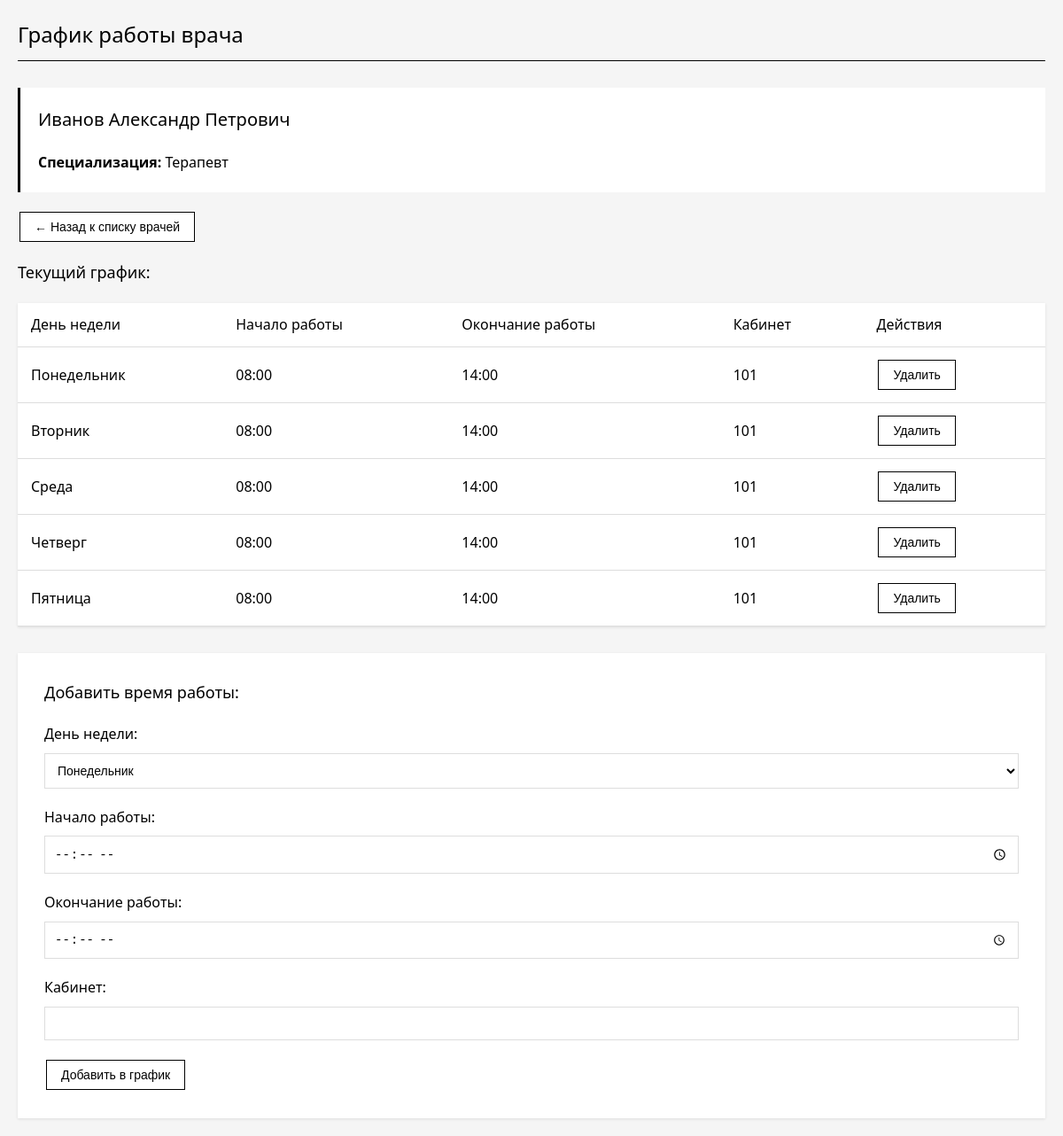
Screenshot of /schedule.php?doctor_id=13 with the database file from the repository.
### tables this page shows
CREATE TABLE doctors (
    id INTEGER PRIMARY KEY AUTOINCREMENT,
    last_name TEXT NOT NULL,
    first_name TEXT NOT NULL,
    middle_name TEXT,
    specialization TEXT NOT NULL,
    phone TEXT,
    email TEXT
);

CREATE TABLE schedules (
    id INTEGER PRIMARY KEY AUTOINCREMENT,
    doctor_id INTEGER NOT NULL,
    day_of_week INTEGER NOT NULL, -- 1-7 (понедельник-воскресенье)
    start_time TEXT NOT NULL,
    end_time TEXT NOT NULL,
    office TEXT,
    FOREIGN KEY (doctor_id) REFERENCES doctors(id) ON DELETE CASCADE
);

### public/schedule.php (the view, shortened to what this page needs)
<?php
$pdo = getPDO();
$doctor_id = $_GET['doctor_id'] ?? null;
$stmt = $pdo->prepare("SELECT * FROM doctors WHERE id = ?");
$stmt->execute([$doctor_id]);
$doctor = $stmt->fetch(PDO::FETCH_ASSOC);
$stmt = $pdo->prepare("SELECT * FROM schedules WHERE doctor_id = ? ORDER BY day_of_week, start_time");
$stmt->execute([$doctor_id]);
$schedules = $stmt->fetchAll(PDO::FETCH_ASSOC);
$days = [
    1 => 'Понедельник',
    2 => 'Вторник',
    3 => 'Среда',
    4 => 'Четверг',
    5 => 'Пятница',
    6 => 'Суббота',
    7 => 'Воскресенье'
];
?>
<!DOCTYPE html>
<html lang="ru">
<head>
    <link rel="stylesheet" href="css/style.css">
</head>
<body>
    <h1>График работы врача</h1>
    <div class="doctor-info">
        <h2><?= htmlspecialchars($doctor['last_name']) ?> <?= htmlspecialchars($doctor['first_name']) ?> <?= htmlspecialchars($doctor['middle_name']) ?></h2>
        <p><strong>Специализация:</strong> <?= htmlspecialchars($doctor['specialization']) ?></p>
    </div>
    <button onclick="location.href='index.php'" class="back-btn">← Назад к списку врачей</button>
    <h3>Текущий график:</h3>
    <?php if (empty($schedules)): ?>
        <p>График работы не установлен.</p>
    <?php else: ?>
        <table>
            <thead>
                <tr>
                    <th>День недели</th>
                    <th>Начало работы</th>
                    <th>Окончание работы</th>
                    <th>Кабинет</th>
                    <th>Действия</th>
                </tr>
            </thead>
            <tbody>
                <?php foreach ($schedules as $schedule): ?>
                <tr>
                    <td><?= $days[$schedule['day_of_week']] ?></td>
                    <td><?= htmlspecialchars($schedule['start_time']) ?></td>
                    <td><?= htmlspecialchars($schedule['end_time']) ?></td>
                    <td><?= htmlspecialchars($schedule['office']) ?></td>
                    <td>
                        <form method="POST" style="display: inline;">
                            <button type="submit" onclick="return confirm('Удалить запись графика?')">Удалить</button>
                        </form>
                    </td>
                </tr>
                <?php endforeach; ?>
            </tbody>
        </table>
    <?php endif; ?>
    <div class="add-form">
        <h3>Добавить время работы:</h3>
        <form method="POST">
            <div class="form-group">
                <label for="day_of_week">День недели:</label>
                <select name="day_of_week" id="day_of_week" required>
                    <?php foreach ($days as $key => $day): ?>
                        <option value="<?= $key ?>"><?= $day ?></option>
                    <?php endforeach; ?>
                </select>
            </div>
            <div class="form-group">
                <label for="start_time">Начало работы:</label>
                <input type="time" name="start_time" id="start_time" required>
            </div>
            <div class="form-group">
                <label for="end_time">Окончание работы:</label>
                <input type="time" name="end_time" id="end_time" required>
            </div>
            <div class="form-group">
                <label for="office">Кабинет:</label>
                <input type="text" name="office" id="office">
            </div>
            <button type="submit">Добавить в график</button>
        </form>
    </div>
</body>
</html>

### public/css/style.css (style rules this page uses)
* { margin: 0; padding: 0; box-sizing: border-box; }
body { font-family: 'Segoe UI', Tahoma, Geneva, Verdana, sans-serif; line-height: 1.6; color: #000; background-color: #f5f5f5; padding: 20px; max-width: 1200px; margin: 0 auto; }
h1, h2, h3 { margin-bottom: 20px; color: #000; font-weight: 500; }
h1 { font-size: 24px; border-bottom: 1px solid #000; padding-bottom: 10px; margin-bottom: 30px; }
h2 { font-size: 20px; }
h3 { font-size: 18px; }
button, .btn { display: inline-block; padding: 8px 16px; background-color: #fff; color: #000; border: 1px solid #000; text-decoration: none; font-size: 14px; cursor: pointer; transition: all 0.3s ease; margin: 2px; }
button.back-btn { margin-bottom: 20px; }
table { width: 100%; border-collapse: collapse; margin: 20px 0; background-color: #fff; box-shadow: 0 1px 3px rgba(0,0,0,0.1); }
th, td { padding: 12px 15px; text-align: left; border-bottom: 1px solid #ddd; }
th { font-weight: 500; color: #000; }
.form-group { margin-bottom: 20px; }
label { display: block; margin-bottom: 8px; font-weight: 500; color: #000; }
input, select, textarea { width: 100%; padding: 10px; border: 1px solid #ddd; font-size: 14px; color: #000; background-color: #fff; }
.doctor-info { background-color: #fff; padding: 20px; margin: 20px 0; border-left: 3px solid #000; }
.add-form { background-color: #fff; padding: 30px; margin-top: 30px; box-shadow: 0 1px 3px rgba(0,0,0,0.1); }
.add-form h3 { margin-bottom: 20px; }

### rows the page displays
doctors: last_name "Иванов", first_name "Александр", middle_name "Петрович", specialization "Терапевт"
schedules: day_of_week "Понедельник", start_time "08:00", end_time "14:00", office "101"
schedules: day_of_week "Вторник", start_time "08:00", end_time "14:00", office "101"
schedules: day_of_week "Среда", start_time "08:00", end_time "14:00", office "101"
schedules: day_of_week "Четверг", start_time "08:00", end_time "14:00", office "101"
schedules: day_of_week "Пятница", start_time "08:00", end_time "14:00", office "101"

### other values shown
form field day_of_week "Понедельник"
